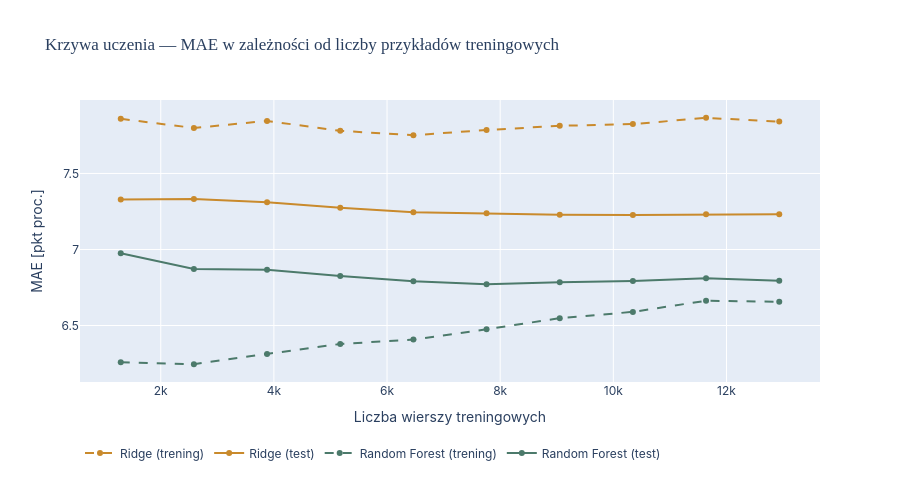

This figure's notebook cell:
### Markdown cell above
## Krzywa uczenia — czy pomoże więcej danych, czy raczej lepsze cechy
Trenujemy modele na coraz większych losowych podpróbkach `X_train` (uśredniając po kilku losowaniach dla stabilności), zawsze oceniając na tym samym, stałym `X_test`. Interpretacja:
- Jeśli krzywa **testowa dalej wyraźnie spada** przy 100% danych - prawdopodobnie **więcej lat danych pomożno by** obniżyć błąd.
- Jeśli krzywa testowa się **spłaszczyła, a train/test mają duży rozjazd** (train dużo niżej niż test) - to przeuczenie: pomogłyby raczej **lepsze cechy** albo silniejsza regularyzacja, nie więcej wierszy.
- Jeśli train i test są blisko siebie, ale oba wysoko - to niedouczenie (underfitting): model jest zbyt prosty względem złożoności problemu.

### Code cell
from sklearn.utils import resample
from sklearn.base import clone
import plotly.graph_objects as go

FRAKCJE = np.linspace(0.1, 1.0, 10)
N_POWTORZEN = 5  # uśredniamy po kilku losowaniach na każdym rozmiarze, dla stabilności krzywej

wyniki_lc = []
for frakcja in FRAKCJE:
    n_probek = max(20, int(len(X_train) * frakcja))
    mae_train_r, mae_test_r, mae_train_f, mae_test_f = [], [], [], []

    for powtorzenie in range(N_POWTORZEN):
        X_sub, y_sub = resample(X_train, y_train, n_samples=n_probek, random_state=powtorzenie, replace=False)

        m_ridge = clone(model_ridge)
        m_ridge.fit(X_sub, y_sub)
        mae_train_r.append(mean_absolute_error(y_sub, np.clip(m_ridge.predict(X_sub), 0, 100)))
        mae_test_r.append(mean_absolute_error(y_test, np.clip(m_ridge.predict(X_test), 0, 100)))

        m_rf = clone(model_rf)
        m_rf.fit(X_sub, y_sub)
        mae_train_f.append(mean_absolute_error(y_sub, np.clip(m_rf.predict(X_sub), 0, 100)))
        mae_test_f.append(mean_absolute_error(y_test, np.clip(m_rf.predict(X_test), 0, 100)))

    wyniki_lc.append({
        "n_probek": n_probek,
        "mae_train_ridge": np.mean(mae_train_r), "mae_test_ridge": np.mean(mae_test_r),
        "mae_train_rf": np.mean(mae_train_f), "mae_test_rf": np.mean(mae_test_f),
    })

df_lc = pd.DataFrame(wyniki_lc)
print(df_lc.round(2).to_string(index=False))

fig = go.Figure()
fig.add_trace(go.Scatter(x=df_lc["n_probek"], y=df_lc["mae_train_ridge"], name="Ridge (trening)",
                          line=dict(color="#C98A2C", dash="dash"), mode="lines+markers"))
fig.add_trace(go.Scatter(x=df_lc["n_probek"], y=df_lc["mae_test_ridge"], name="Ridge (test)",
                          line=dict(color="#C98A2C"), mode="lines+markers"))
fig.add_trace(go.Scatter(x=df_lc["n_probek"], y=df_lc["mae_train_rf"], name="Random Forest (trening)",
                          line=dict(color="#4C7A6B", dash="dash"), mode="lines+markers"))
fig.add_trace(go.Scatter(x=df_lc["n_probek"], y=df_lc["mae_test_rf"], name="Random Forest (test)",
                          line=dict(color="#4C7A6B"), mode="lines+markers"))
fig.update_layout(
    title="Krzywa uczenia — MAE w zależności od liczby przykładów treningowych",
    xaxis_title="Liczba wierszy treningowych", yaxis_title="MAE [pkt proc.]",
    height=480, font=dict(family="Inter, sans-serif"),
    title_font=dict(family="Lora, serif", size=17),
    legend=dict(orientation="h", y=-0.2)
)
fig.show()

### Figure 1 — Plotly figure (JSON) as saved in the notebook; plotly's stock layout.template omitted (floating-point values rounded to 4 significant figures)
{"data": [{"line": {"color": "#C98A2C", "dash": "dash"}, "mode": "lines+markers", "name": "Ridge (trening)", "type": "scatter", "x": [1293, 2586, 3879, 5173, 6466, 7759, 9053, 10346, 11639, 12933], "y": [7.859, 7.799, 7.846, 7.78, 7.752, 7.786, 7.814, 7.825, 7.866, 7.841]}, {"line": {"color": "#C98A2C"}, "mode": "lines+markers", "name": "Ridge (test)", "type": "scatter", "x": [1293, 2586, 3879, 5173, 6466, 7759, 9053, 10346, 11639, 12933], "y": [7.328, 7.332, 7.311, 7.275, 7.245, 7.238, 7.229, 7.227, 7.232, 7.233]}, {"line": {"color": "#4C7A6B", "dash": "dash"}, "mode": "lines+markers", "name": "Random Forest (trening)", "type": "scatter", "x": [1293, 2586, 3879, 5173, 6466, 7759, 9053, 10346, 11639, 12933], "y": [6.258, 6.246, 6.313, 6.379, 6.407, 6.475, 6.548, 6.59, 6.663, 6.656]}, {"line": {"color": "#4C7A6B"}, "mode": "lines+markers", "name": "Random Forest (test)", "type": "scatter", "x": [1293, 2586, 3879, 5173, 6466, 7759, 9053, 10346, 11639, 12933], "y": [6.976, 6.872, 6.866, 6.825, 6.792, 6.771, 6.784, 6.792, 6.81, 6.795]}], "layout": {"font": {"family": "Inter, sans-serif"}, "height": 480, "legend": {"orientation": "h", "y": -0.2}, "title": {"font": {"family": "Lora, serif", "size": 17}, "text": "Krzywa uczenia — MAE w zależności od liczby przykładów treningowych"}, "xaxis": {"title": {"text": "Liczba wierszy treningowych"}}, "yaxis": {"title": {"text": "MAE [pkt proc.]"}}}}
